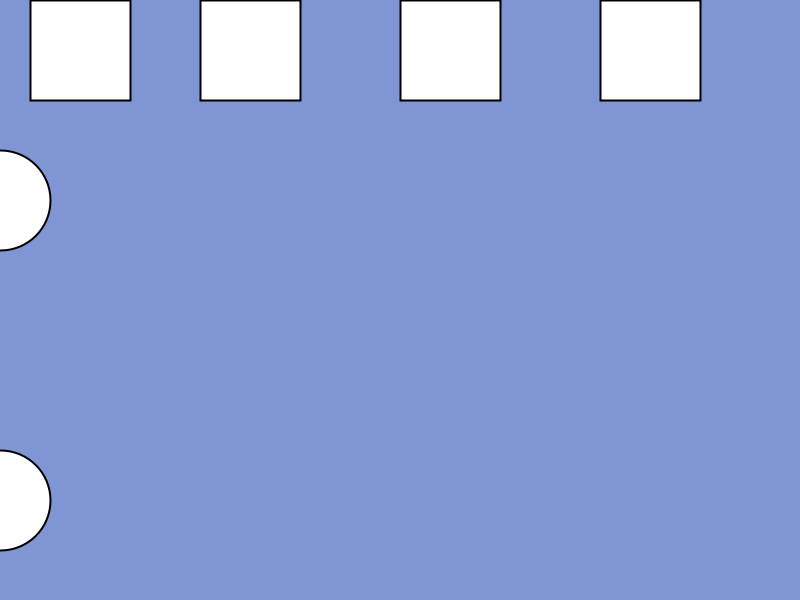
Frame 1 (no input)
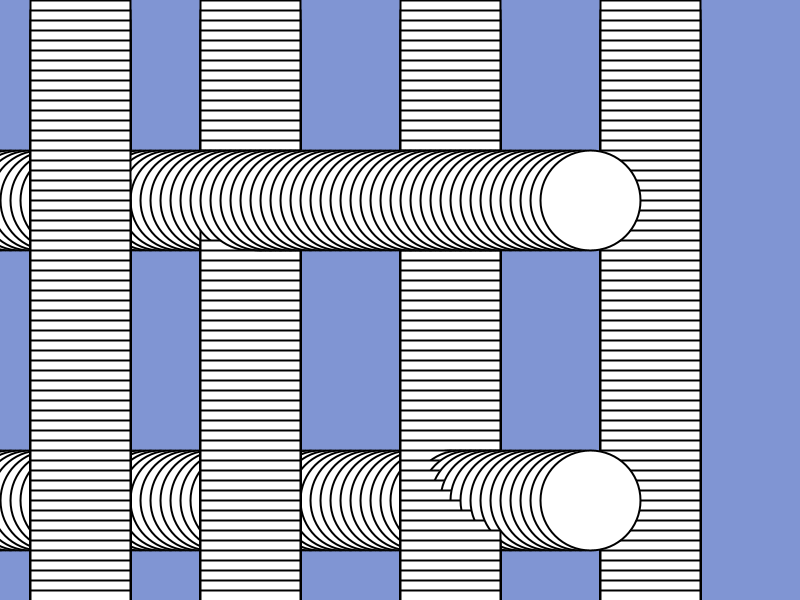
Frame 60 (the mouse pressed at the canvas centre just before this capture)
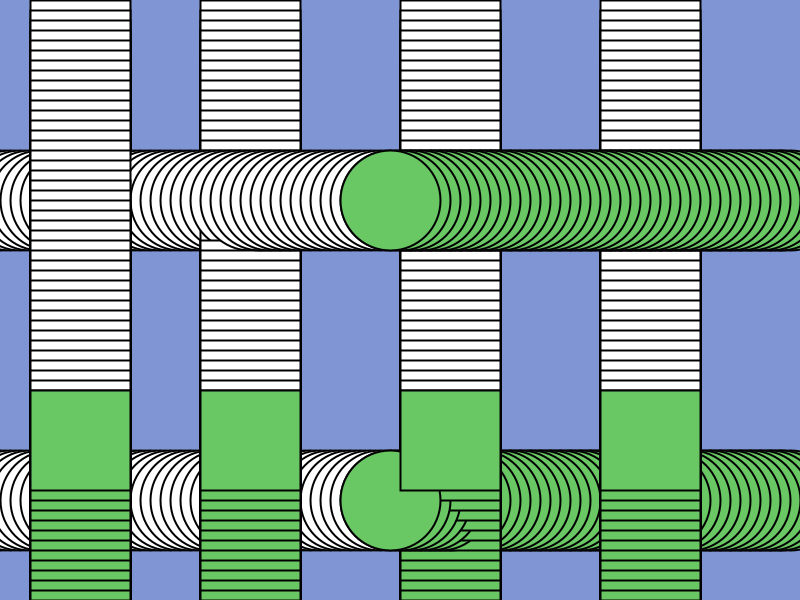
Frame 120 (the mouse held since frame 60 and released just before this capture)

The Processing sketch that drew these frames (run headless with seeded random() and noise(); from frame 60 on, the mouse is pressed at the canvas centre):

// Processing sketch: processing_130959
// ── processing_130959.pde

int x = 0;
int bounce = 10;

void setup() {
  size(800, 600);
  background(128,149,211);
}

void draw() {

  //background(100,200,170);
  strokeWeight(2);{
  ellipse(x, 200, 100, 100);
  }
  
  strokeWeight(2);{
  ellipse(x, 500, 100, 100);
  }
  
  strokeWeight(2);{
    rect(30,x,100,100);
  }
  
  strokeWeight(2);{
    rect(200,x,100,100);
  }
  
  strokeWeight(2);{
    rect(400,x,100,100);
  }
  
  strokeWeight(2);{
    rect(600,x,100,100);
  }
  
  x=x+bounce;
  
  if (x >= width-10){
    fill(105, 200, 100);
    bounce = bounce * -1;
  }
  
  if(x <= 0 ){
    fill(random(250),random(250),random(250));
     bounce = bounce * -2;
  }
  
  if(x >= 800){
    x=0;
  }
}
